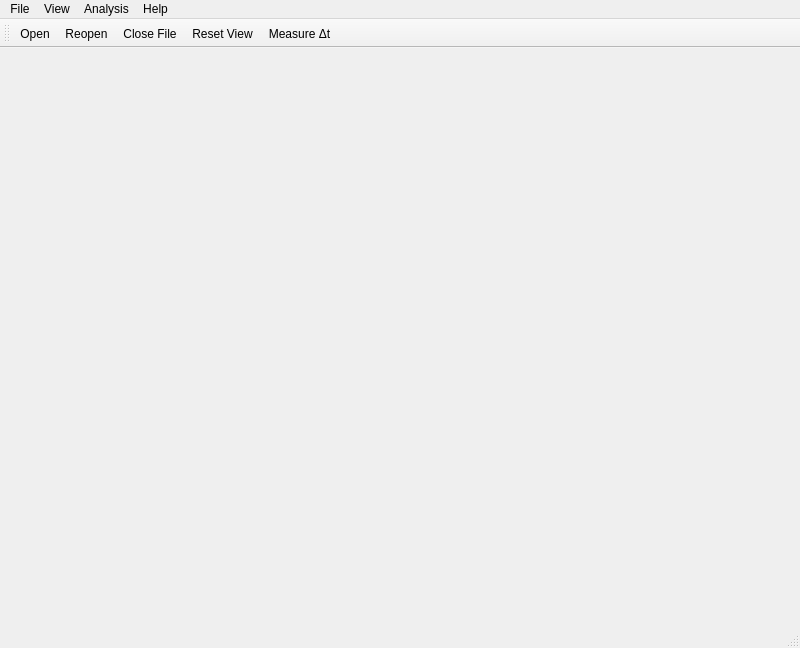
<?xml version="1.0" encoding="UTF-8"?>
<ui version="4.0">
 <class>MainWindow</class>
 <widget class="QMainWindow" name="MainWindow">
  <property name="geometry">
   <rect>
    <x>0</x>
    <y>0</y>
    <width>800</width>
    <height>648</height>
   </rect>
  </property>
  <property name="windowTitle">
   <string>SeqEyes</string>
  </property>
  <widget class="QWidget" name="centralwidget">
   <property name="minimumSize">
    <size>
     <width>0</width>
     <height>0</height>
    </size>
   </property>
   <layout class="QHBoxLayout" name="horizontalLayout">
    <item>
     <widget class="QCustomPlot" name="customPlot" native="true"/>
    </item>
   </layout>
  </widget>
  <widget class="QMenuBar" name="menubar">
   <property name="geometry">
    <rect>
     <x>0</x>
     <y>0</y>
     <width>800</width>
     <height>20</height>
    </rect>
   </property>
   <widget class="QMenu" name="menuFile">
    <property name="title">
     <string>File</string>
    </property>
    <widget class="QMenu" name="menuRecent_Files">
     <property name="title">
      <string>Recent Files...</string>
     </property>
     <addaction name="separator"/>
     <addaction name="actionClear_Menu"/>
    </widget>
    <addaction name="actionOpen"/>
    <addaction name="actionReopen"/>
    <addaction name="menuRecent_Files"/>
    <addaction name="separator"/>
    <addaction name="actionCloseFile"/>
    <addaction name="separator"/>
    <addaction name="actionExit"/>
   </widget>
   <widget class="QMenu" name="menuView">
    <property name="title">
     <string>View</string>
    </property>
    <addaction name="actionColorSettings"/>
    <addaction name="actionResetView"/>
    <addaction name="actionShowFullDetail"/>
   </widget>
   <widget class="QMenu" name="menuAnalysis">
    <property name="title">
     <string>Analysis</string>
    </property>
   </widget>
   <widget class="QMenu" name="menuAbout">
    <property name="title">
     <string>Help</string>
    </property>
    <addaction name="actionAbout"/>
    <addaction name="actionUsage"/>
    <addaction name="actionContact"/>
   </widget>
   <addaction name="menuFile"/>
   <addaction name="menuView"/>
   <addaction name="menuAnalysis"/>
   <addaction name="menuAbout"/>
  </widget>
  <widget class="QStatusBar" name="statusbar">
   <property name="minimumSize">
    <size>
     <width>0</width>
     <height>0</height>
    </size>
   </property>
  </widget>
  <widget class="QToolBar" name="toolBar">
   <property name="windowTitle">
    <string>toolBar</string>
   </property>
   <attribute name="toolBarArea">
    <enum>TopToolBarArea</enum>
   </attribute>
   <attribute name="toolBarBreak">
    <bool>false</bool>
   </attribute>
   <addaction name="actionOpen"/>
   <addaction name="actionReopen"/>
   <addaction name="actionCloseFile"/>
   <addaction name="actionResetView"/>
   <addaction name="actionMeasureDt"/>
  </widget>
  <action name="actionOpen">
   <property name="icon">
    <iconset theme="QIcon::ThemeIcon::DocumentOpen"/>
   </property>
   <property name="text">
    <string>Open...</string>
   </property>
   <property name="shortcut">
    <string>Ctrl+O</string>
   </property>
  </action>
  <action name="actionExit">
   <property name="icon">
    <iconset theme="QIcon::ThemeIcon::ApplicationExit"/>
   </property>
   <property name="text">
    <string>Exit</string>
   </property>
   <property name="shortcut">
    <string>Ctrl+Q</string>
   </property>
  </action>
  <action name="actionContact">
   <property name="icon">
    <iconset theme="QIcon::ThemeIcon::MailForward"/>
   </property>
   <property name="text">
    <string>Contact...</string>
   </property>
  </action>
  <action name="actionReopen">
   <property name="icon">
    <iconset theme="QIcon::ThemeIcon::DocumentOpenRecent"/>
   </property>
   <property name="text">
    <string>Reopen</string>
   </property>
  </action>
  <action name="actionClear_Menu">
   <property name="text">
    <string>Clear Menu</string>
   </property>
  </action>
  <action name="actionCloseFile">
   <property name="icon">
    <iconset theme="QIcon::ThemeIcon::EditClear"/>
   </property>
   <property name="text">
    <string>Close File</string>
   </property>
  </action>
  <action name="actionColorSettings">
   <property name="text">
    <string>Color Settings</string>
   </property>
  </action>
  <action name="actionAbout">
   <property name="icon">
    <iconset theme="QIcon::ThemeIcon::HelpAbout"/>
   </property>
   <property name="text">
    <string>About</string>
   </property>
  </action>
  <action name="actionUsage">
   <property name="icon">
    <iconset theme="QIcon::ThemeIcon::HelpContents"/>
   </property>
   <property name="text">
    <string>Usage</string>
   </property>
   <property name="shortcut">
    <string>F1</string>
   </property>
  </action>
  <action name="actionResetView">
   <property name="icon">
    <iconset theme="QIcon::ThemeIcon::ViewRestore"/>
   </property>
   <property name="text">
    <string>Reset View</string>
   </property>
  </action>
  <action name="actionMeasureDt">
   <property name="text">
    <string>Measure Δt</string>
   </property>
   <property name="toolTip">
    <string>Toggle Δt measurement mode</string>
   </property>
  </action>
  <action name="actionShowFullDetail">
   <property name="text">
    <string>Show Full Detail</string>
   </property>
   <property name="toolTip">
    <string>Toggle between downsampled and full detail rendering</string>
   </property>
   <property name="checkable">
    <bool>true</bool>
   </property>
  </action>
 </widget>
 <customwidgets>
  <customwidget>
   <class>QCustomPlot</class>
   <extends>QWidget</extends>
   <header>qcustomplot.h</header>
   <container>1</container>
  </customwidget>
 </customwidgets>
 <resources/>
 <connections>
  <connection>
   <sender>actionExit</sender>
   <signal>triggered()</signal>
   <receiver>MainWindow</receiver>
   <slot>close()</slot>
   <hints>
    <hint type="sourcelabel">
     <x>-1</x>
     <y>-1</y>
    </hint>
    <hint type="destinationlabel">
     <x>399</x>
     <y>299</y>
    </hint>
   </hints>
  </connection>
 </connections>
</ui>
